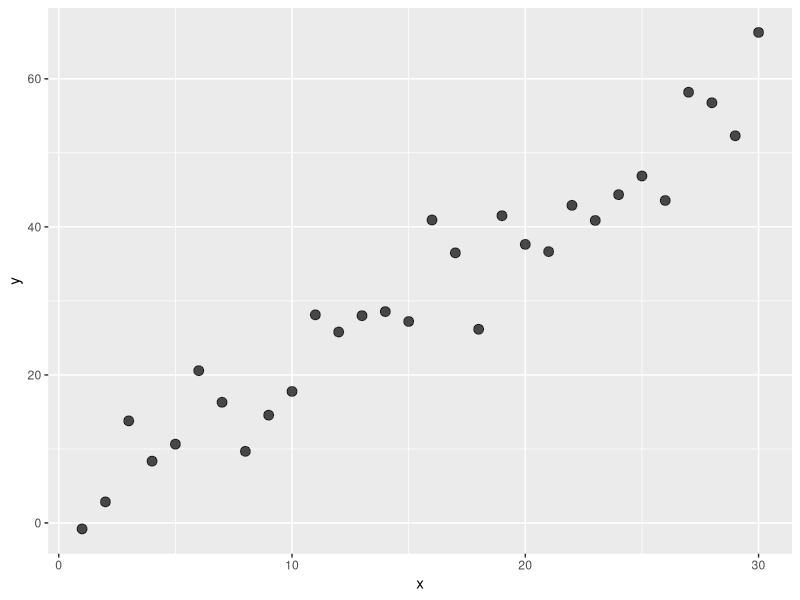
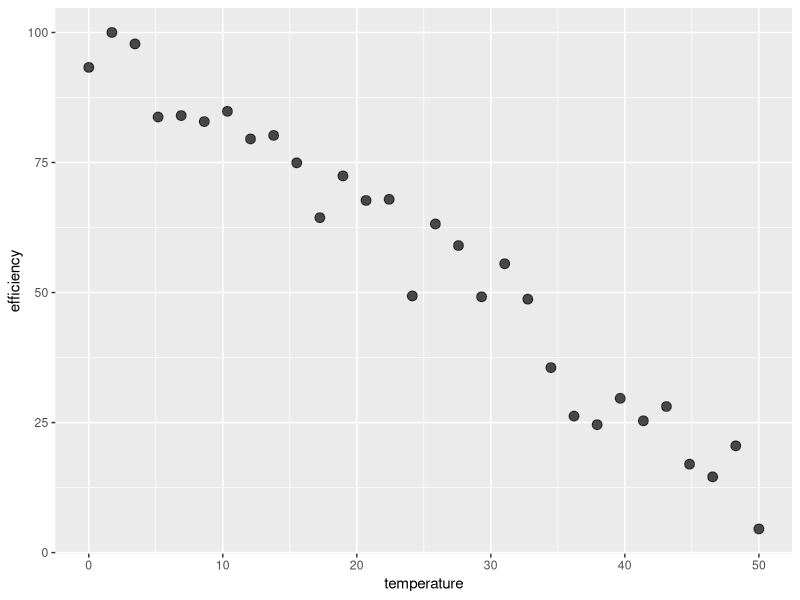
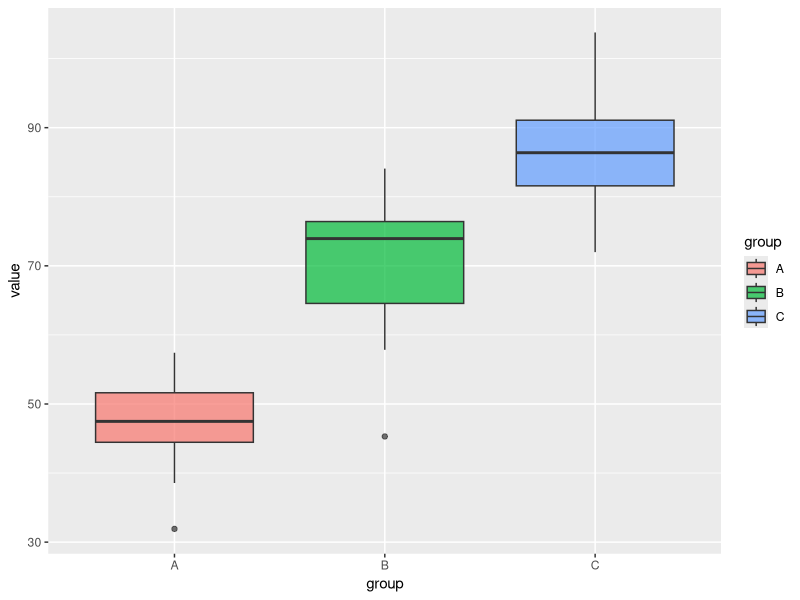
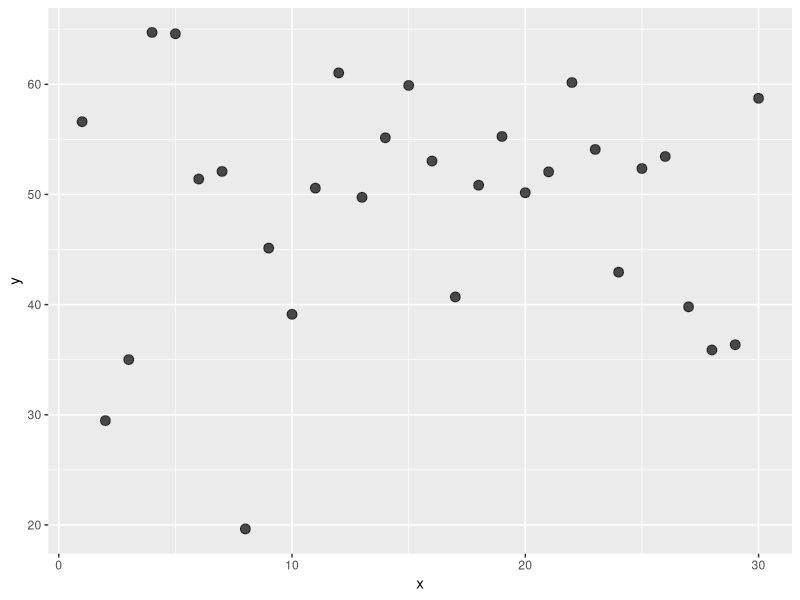
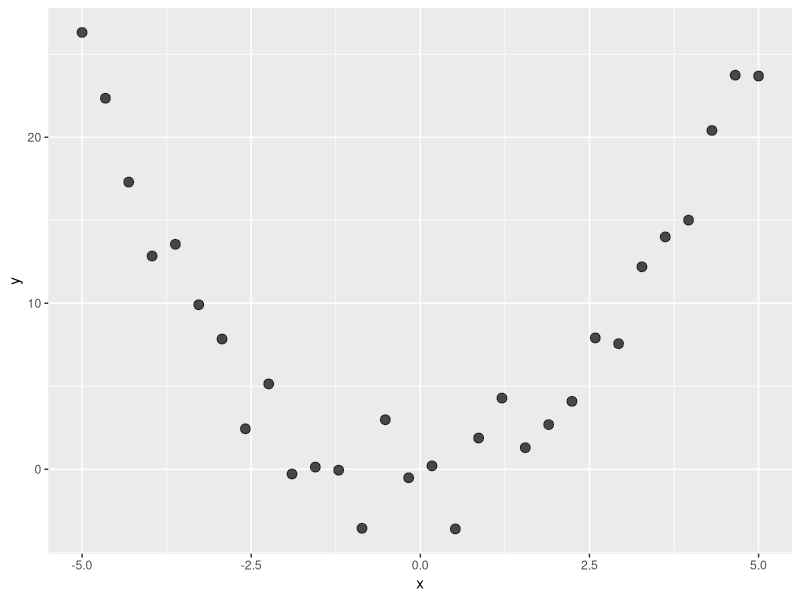
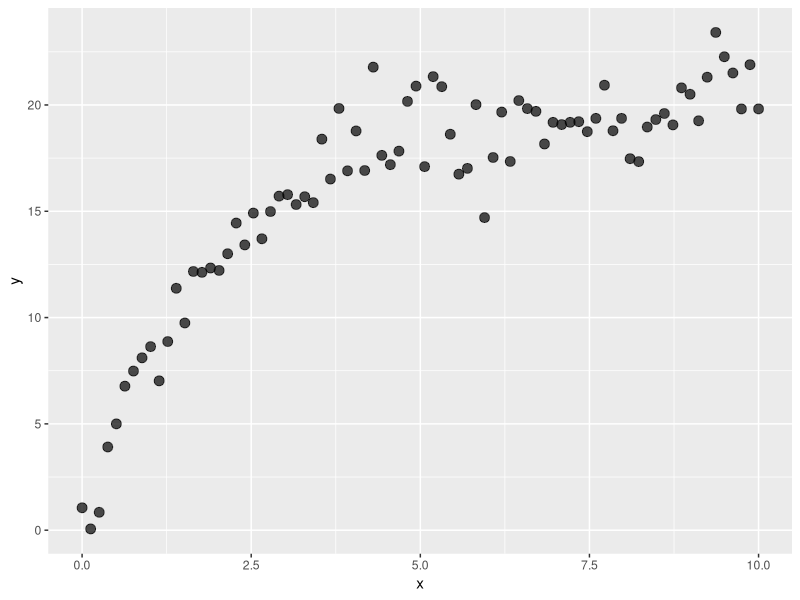
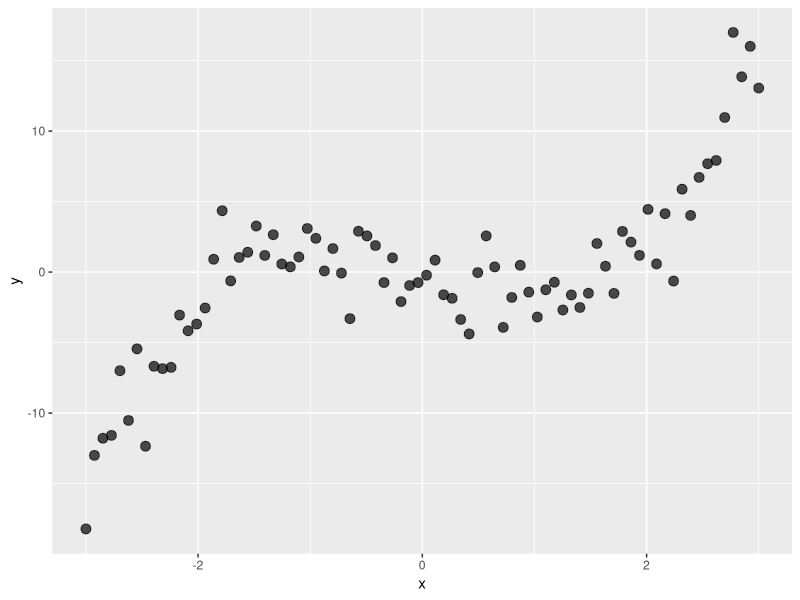
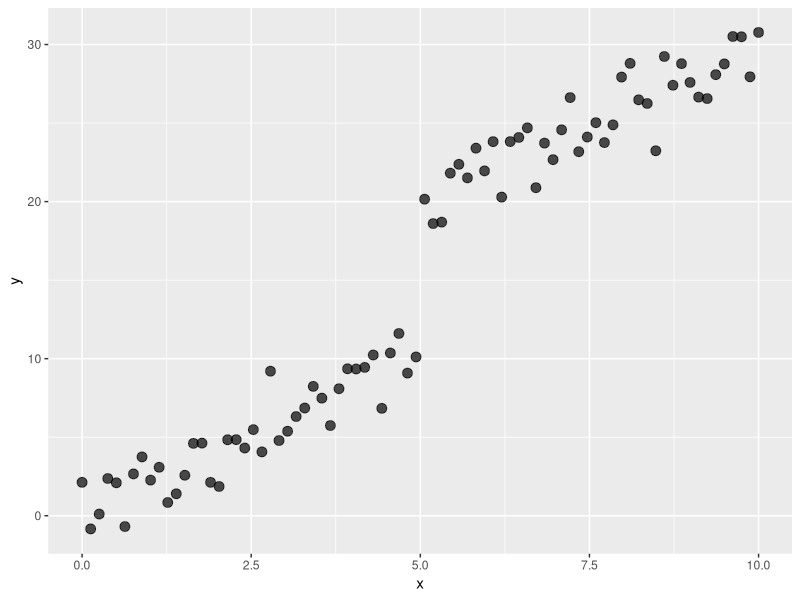

Write the R code that produced these figures, in order.
# Generate sample plot images for image interpretation evaluation
# Run this script once to create the images

library(ggplot2)
library(tibble)

# Create sample-images directory if it doesn't exist
if (!dir.exists("sample-images")) {
  dir.create("sample-images")
}

# 1. Positive correlation
set.seed(123)
df_pos <- tibble(
  x = 1:30,
  y = 2 * (1:30) + rnorm(30, 0, 5)
)

p1 <- ggplot(df_pos, aes(x = x, y = y)) +
  geom_point(size = 3, alpha = 0.7)  

ggsave("sample-images/positive_correlation.png", p1, width = 7, height = 5, dpi = 150)

# 2. Negative correlation
set.seed(456)
df_neg <- tibble(
  temperature = seq(0, 50, length.out = 30),
  efficiency = 100 - 1.8 * seq(0, 50, length.out = 30) + rnorm(30, 0, 5)
)

p2 <- ggplot(df_neg, aes(x = temperature, y = efficiency)) +
  geom_point(size = 3, alpha = 0.7)

ggsave("sample-images/negative_correlation.png", p2, width = 7, height = 5, dpi = 150)

# 3. Group differences
set.seed(789)
df_groups <- tibble(
  group = rep(c("A", "B", "C"), each = 30),
  value = c(
    rnorm(30, 50, 8),
    rnorm(30, 70, 8),
    rnorm(30, 85, 8)
  )
)

p3 <- ggplot(df_groups, aes(x = group, y = value, fill = group)) +
  geom_boxplot(alpha = 0.7) 

ggsave("sample-images/group_differences.png", p3, width = 7, height = 5, dpi = 150)

# 4. No correlation
set.seed(234)
df_none <- tibble(
  x = 1:30,
  y = rnorm(30, 50, 10)
)

p4 <- ggplot(df_none, aes(x = x, y = y)) +
  geom_point(size = 3, alpha = 0.7)

ggsave("sample-images/no_correlation.png", p4, width = 7, height = 5, dpi = 150)

# 5. U-shaped relationship
set.seed(567)
df_quad <- tibble(
  x = seq(-5, 5, length.out = 30),
  y = (seq(-5, 5, length.out = 30))^2 + rnorm(30, 0, 2)
)

p5 <- ggplot(df_quad, aes(x = x, y = y)) +
  geom_point(size = 3, alpha = 0.7) 

ggsave("sample-images/quadratic.png", p5, width = 7, height = 5, dpi = 150)

# Create unusual subdirectory
if (!dir.exists("sample-images/unusual")) {
  dir.create("sample-images/unusual")
}

# ============================================================================
# UNUSUAL PATTERNS (10 plots)
# ============================================================================

# 1. Rising Then Plateau (saturation)
set.seed(2001)
x <- seq(0, 10, length.out = 80)
y <- 20 * (1 - exp(-0.5 * x)) + rnorm(80, 0, 1.5)
df <- data.frame(x = x, y = y)
p <- ggplot(df, aes(x = x, y = y)) +
  geom_point(size = 3, alpha = 0.7)
ggsave("sample-images/logarithmic.png", p, width = 7, height = 5, dpi = 150)

# 2. Smile-Then-Frown (cubic)
set.seed(2002)
x <- seq(-3, 3, length.out = 80)
y <- x^3 - 3*x + rnorm(80, 0, 2)
df <- data.frame(x = x, y = y)
p <- ggplot(df, aes(x = x, y = y)) +
  geom_point(size = 3, alpha = 0.7)
ggsave("sample-images/cubic.png", p, width = 7, height = 5, dpi = 150)

# 3. Step Change (discontinuity)
set.seed(2003)
x <- seq(0, 10, length.out = 80)
y <- 2*x + ifelse(x > 5, 10, 0) + rnorm(80, 0, 1.5)
df <- data.frame(x = x, y = y)
p <- ggplot(df, aes(x = x, y = y)) +
  geom_point(size = 3, alpha = 0.7)
ggsave("sample-images/discontinuity.png", p, width = 7, height = 5, dpi = 150)

# 4. Triangle Clusters
set.seed(2004)
cluster1 <- data.frame(x = rnorm(30, 0, 1), y = rnorm(30, 0, 1))
cluster2 <- data.frame(x = rnorm(30, 5, 1), y = rnorm(30, 0, 1))
cluster3 <- data.frame(x = rnorm(30, 2.5, 1), y = rnorm(30, 4.3, 1))
df <- rbind(cluster1, cluster2, cluster3)
p <- ggplot(df, aes(x = x, y = y)) +
  geom_point(size = 3, alpha = 0.7)
ggsave("sample-images/triangle_clusters.png", p, width = 7, height = 5, dpi = 150)

# 5. Donut Ring
set.seed(2005)
theta <- runif(80, 0, 2*pi)
r <- rnorm(80, 5, 0.4)
x <- r * cos(theta)
y <- r * sin(theta)
df <- data.frame(x = x, y = y)
p <- ggplot(df, aes(x = x, y = y)) +
  geom_point(size = 3, alpha = 0.7) +
  coord_fixed()
ggsave("sample-images/circle.png", p, width = 7, height = 5, dpi = 150)

# 7. Heteroskedastic (funnel)
set.seed(2007)
x <- seq(0, 10, length.out = 80)
y <- 2*x + rnorm(80, 0, sd = 0.3 + 0.5*x)
df <- data.frame(x = x, y = y)
p <- ggplot(df, aes(x = x, y = y)) +
  geom_point(size = 3, alpha = 0.7)
ggsave("sample-images/heteroskedastic.png", p, width = 7, height = 5, dpi = 150)

# 8. Reverses (inverted U)
set.seed(2008)
x <- seq(0, 10, length.out = 80)
y <- 15 - (x - 5)^2 + rnorm(80, 0, 2)
df <- data.frame(x = x, y = y)
p <- ggplot(df, aes(x = x, y = y)) +
  geom_point(size = 3, alpha = 0.7)
ggsave("sample-images/negative_quadratic.png", p, width = 7, height = 5, dpi = 150)

# 9. Outlier Structure
set.seed(2009)
x <- c(rnorm(70, 5, 0.8), seq(0, 10, length.out = 10))
y <- c(rnorm(70, 5, 0.8), seq(0, 10, length.out = 10))
df <- data.frame(x = x, y = y)
p <- ggplot(df, aes(x = x, y = y)) +
  geom_point(size = 3, alpha = 0.7)
ggsave("sample-images/linear_outliers.png", p, width = 7, height = 5, dpi = 150)

# 10. Interaction (opposite slopes by group)
set.seed(2010)
df <- data.frame(
  x = rep(seq(0, 10, length.out = 40), 2),
  group = rep(c("A", "B"), each = 40)
)
df$y <- ifelse(df$group == "A",
               2*df$x + rnorm(40, 0, 2),
               -1*df$x + 20 + rnorm(40, 0, 2))
p <- ggplot(df, aes(x = x, y = y, color = group)) +
  geom_point(size = 3, alpha = 0.7)
ggsave("sample-images/interaction.png", p, width = 7, height = 5, dpi = 150)
